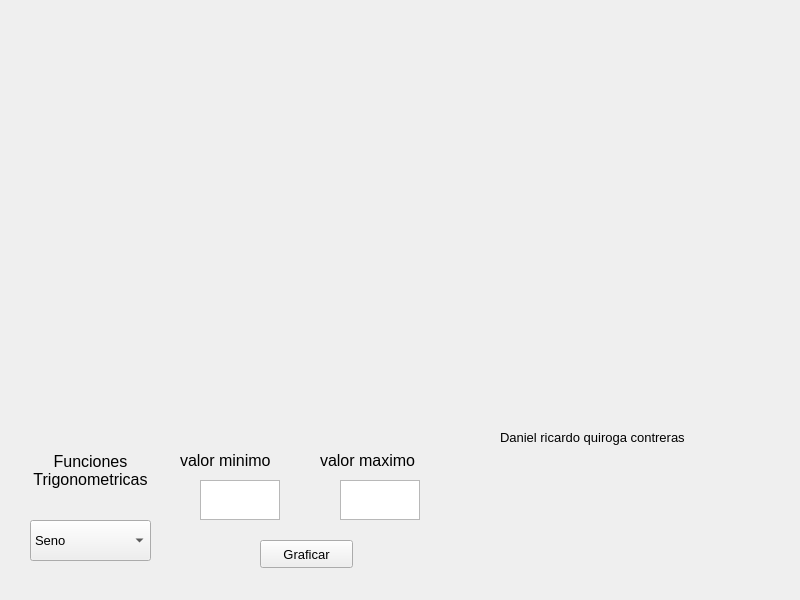
<?xml version="1.0" encoding="UTF-8"?>
<ui version="4.0">
 <class>MainWindow</class>
 <widget class="QMainWindow" name="MainWindow">
  <property name="geometry">
   <rect>
    <x>0</x>
    <y>0</y>
    <width>800</width>
    <height>600</height>
   </rect>
  </property>
  <property name="windowTitle">
   <string>Graficas</string>
  </property>
  <widget class="QWidget" name="centralwidget">
   <widget class="QComboBox" name="comboBox">
    <property name="geometry">
     <rect>
      <x>30</x>
      <y>520</y>
      <width>121</width>
      <height>41</height>
     </rect>
    </property>
    <property name="font">
     <font>
      <pointsize>10</pointsize>
     </font>
    </property>
    <item>
     <property name="text">
      <string>Seno</string>
     </property>
    </item>
    <item>
     <property name="text">
      <string>Coseno</string>
     </property>
    </item>
    <item>
     <property name="text">
      <string>Tangente</string>
     </property>
    </item>
    <item>
     <property name="text">
      <string>Cotangente</string>
     </property>
    </item>
    <item>
     <property name="text">
      <string>Secante</string>
     </property>
    </item>
    <item>
     <property name="text">
      <string>Cosecante</string>
     </property>
    </item>
   </widget>
   <widget class="QPushButton" name="pushButton">
    <property name="geometry">
     <rect>
      <x>260</x>
      <y>540</y>
      <width>93</width>
      <height>28</height>
     </rect>
    </property>
    <property name="font">
     <font>
      <pointsize>10</pointsize>
     </font>
    </property>
    <property name="text">
     <string>Graficar</string>
    </property>
   </widget>
   <widget class="QLabel" name="label">
    <property name="geometry">
     <rect>
      <x>0</x>
      <y>440</y>
      <width>181</width>
      <height>61</height>
     </rect>
    </property>
    <property name="font">
     <font>
      <pointsize>12</pointsize>
     </font>
    </property>
    <property name="text">
     <string>Funciones
Trigonometricas</string>
    </property>
    <property name="alignment">
     <set>Qt::AlignCenter</set>
    </property>
   </widget>
   <widget class="QTextEdit" name="textEdit">
    <property name="geometry">
     <rect>
      <x>200</x>
      <y>480</y>
      <width>80</width>
      <height>40</height>
     </rect>
    </property>
    <property name="font">
     <font>
      <pointsize>15</pointsize>
     </font>
    </property>
   </widget>
   <widget class="QLabel" name="label_2">
    <property name="geometry">
     <rect>
      <x>180</x>
      <y>450</y>
      <width>121</width>
      <height>21</height>
     </rect>
    </property>
    <property name="font">
     <font>
      <pointsize>12</pointsize>
     </font>
    </property>
    <property name="text">
     <string>valor minimo</string>
    </property>
   </widget>
   <widget class="QLabel" name="label_3">
    <property name="geometry">
     <rect>
      <x>320</x>
      <y>450</y>
      <width>121</width>
      <height>21</height>
     </rect>
    </property>
    <property name="font">
     <font>
      <pointsize>12</pointsize>
     </font>
    </property>
    <property name="text">
     <string>valor maximo</string>
    </property>
   </widget>
   <widget class="QTextEdit" name="textEdit_2">
    <property name="geometry">
     <rect>
      <x>340</x>
      <y>480</y>
      <width>80</width>
      <height>40</height>
     </rect>
    </property>
    <property name="font">
     <font>
      <pointsize>15</pointsize>
     </font>
    </property>
   </widget>
   <widget class="QWidget" name="verticalLayoutWidget">
    <property name="geometry">
     <rect>
      <x>10</x>
      <y>20</y>
      <width>771</width>
      <height>401</height>
     </rect>
    </property>
    <layout class="QVBoxLayout" name="verticalLayout"/>
   </widget>
   <widget class="QLabel" name="label_4">
    <property name="geometry">
     <rect>
      <x>490</x>
      <y>550</y>
      <width>241</width>
      <height>41</height>
     </rect>
    </property>
    <property name="styleSheet">
     <string notr="true">border-image: url(:/cct/logo ECCI.jpg);</string>
    </property>
    <property name="text">
     <string/>
    </property>
   </widget>
   <widget class="QLabel" name="label_5">
    <property name="geometry">
     <rect>
      <x>500</x>
      <y>430</y>
      <width>251</width>
      <height>111</height>
     </rect>
    </property>
    <property name="font">
     <font>
      <pointsize>10</pointsize>
     </font>
    </property>
    <property name="text">
     <string>Daniel ricardo quiroga contreras</string>
    </property>
    <property name="alignment">
     <set>Qt::AlignLeading|Qt::AlignLeft|Qt::AlignTop</set>
    </property>
   </widget>
  </widget>
 </widget>
 <resources>
  <include location="logo.qrc"/>
 </resources>
 <connections/>
</ui>
